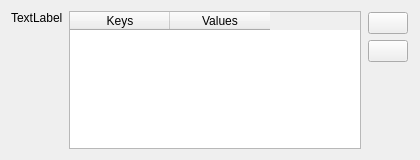
<?xml version="1.0" encoding="UTF-8"?>
<ui version="4.0">
 <class>HTMetaDataWidget</class>
 <widget class="QWidget" name="HTMetaDataWidget">
  <property name="geometry">
   <rect>
    <x>0</x>
    <y>0</y>
    <width>420</width>
    <height>160</height>
   </rect>
  </property>
  <property name="windowTitle">
   <string>HyperThought Meta Data</string>
  </property>
  <layout class="QGridLayout" name="mainLayout">
   <item row="0" column="2" rowspan="2">
    <widget class="QWidget" name="widget" native="true">
     <layout class="QVBoxLayout" name="btnLayout">
      <property name="leftMargin">
       <number>1</number>
      </property>
      <property name="topMargin">
       <number>1</number>
      </property>
      <property name="rightMargin">
       <number>1</number>
      </property>
      <property name="bottomMargin">
       <number>1</number>
      </property>
      <item>
       <widget class="SVIconPushButton" name="addBtn">
        <property name="sizePolicy">
         <sizepolicy hsizetype="Preferred" vsizetype="Preferred">
          <horstretch>0</horstretch>
          <verstretch>0</verstretch>
         </sizepolicy>
        </property>
        <property name="text">
         <string/>
        </property>
        <property name="icon">
         <iconset resource="../../../../../SIMPL/Resources/SIMPL.qrc">
          <normaloff>:/SIMPL/icons/images/add.png</normaloff>:/SIMPL/icons/images/add.png</iconset>
        </property>
        <property name="iconSize">
         <size>
          <width>24</width>
          <height>24</height>
         </size>
        </property>
       </widget>
      </item>
      <item>
       <widget class="SVIconPushButton" name="removeBtn">
        <property name="sizePolicy">
         <sizepolicy hsizetype="Preferred" vsizetype="Preferred">
          <horstretch>0</horstretch>
          <verstretch>0</verstretch>
         </sizepolicy>
        </property>
        <property name="text">
         <string/>
        </property>
        <property name="icon">
         <iconset resource="../../../../../SIMPL/Resources/SIMPL.qrc">
          <normaloff>:/SIMPL/icons/images/x.png</normaloff>:/SIMPL/icons/images/x.png</iconset>
        </property>
        <property name="iconSize">
         <size>
          <width>24</width>
          <height>24</height>
         </size>
        </property>
       </widget>
      </item>
      <item>
       <spacer name="btnSpacer">
        <property name="orientation">
         <enum>Qt::Vertical</enum>
        </property>
        <property name="sizeHint" stdset="0">
         <size>
          <width>20</width>
          <height>201</height>
         </size>
        </property>
       </spacer>
      </item>
     </layout>
    </widget>
   </item>
   <item row="1" column="0">
    <spacer name="propNameSpacer">
     <property name="orientation">
      <enum>Qt::Vertical</enum>
     </property>
     <property name="sizeHint" stdset="0">
      <size>
       <width>20</width>
       <height>260</height>
      </size>
     </property>
    </spacer>
   </item>
   <item row="0" column="1" rowspan="2">
    <widget class="QTableWidget" name="metaDataTable">
     <property name="minimumSize">
      <size>
       <width>200</width>
       <height>0</height>
      </size>
     </property>
     <column>
      <property name="text">
       <string>Keys</string>
      </property>
     </column>
     <column>
      <property name="text">
       <string>Values</string>
      </property>
     </column>
    </widget>
   </item>
   <item row="0" column="0">
    <widget class="QLabel" name="propNameLabel">
     <property name="text">
      <string>TextLabel</string>
     </property>
    </widget>
   </item>
  </layout>
 </widget>
 <customwidgets>
  <customwidget>
   <class>SVIconPushButton</class>
   <extends>QPushButton</extends>
   <header location="global">SVControlWidgets.h</header>
  </customwidget>
 </customwidgets>
 <resources>
  <include location="../../../../../SIMPL/Resources/SIMPL.qrc"/>
 </resources>
 <connections/>
</ui>
